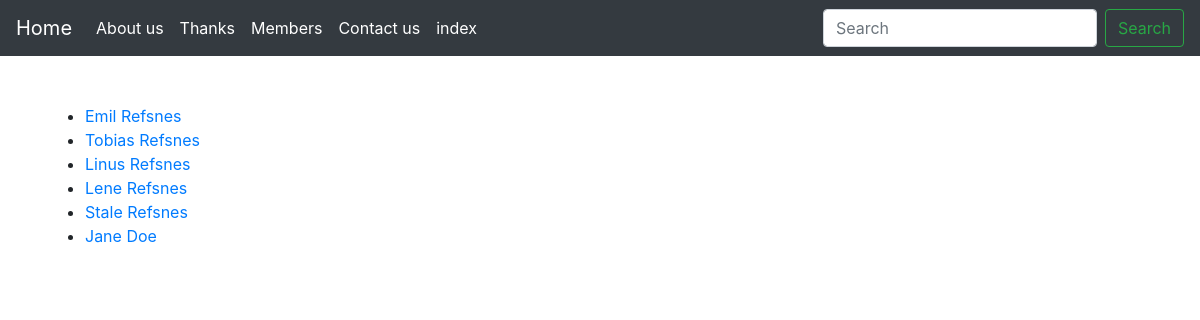
Page /members/ on the earlier database version.
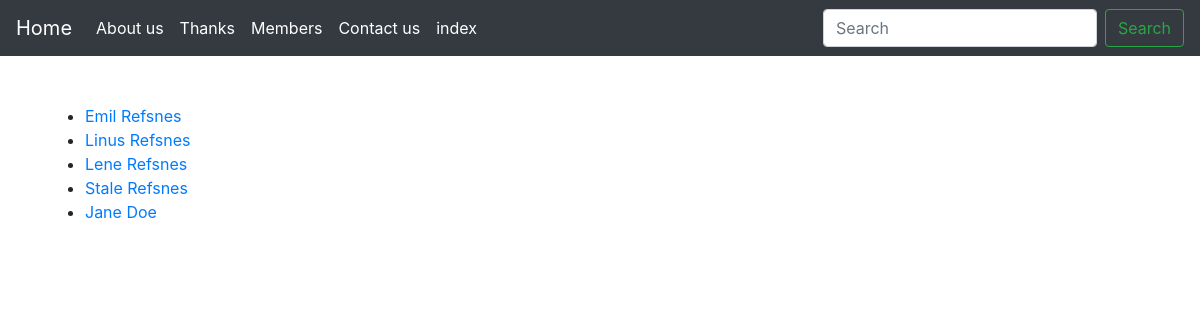
Same page on the later database version.
### myapp/models.py (models this page shows, shortened)
class Member(models.Model):
  firstname = models.CharField(max_length=255)
  lastname = models.CharField(max_length=255)
  phone = models.IntegerField(null=True)
  joined_date = models.DateField(null=True)

### myapp/views.py (the view)
# urls.py: path('members/',views.members,name='members'),
def members(request):
  mymembers = Member.objects.all().values()
  context = {
    'mymembers': mymembers,
  }
  return render(request,"all_members.html",context)

### templates/all_members.html (shortened to what this page needs)
{% extends "master.html" %}
{% block content %}
<div class="container pt-5">
<ul>
  {% for x in mymembers %}
  <li><a href="details/{{ x.id }}">{{ x.firstname }} {{ x.lastname }} </a></li>
  {% endfor %}
</ul>
</div>
{% endblock %}

### templates/master.html (shortened to what this page needs)
<!DOCTYPE html>
<html>
<head>
    <link rel="stylesheet" href="https://cdn.jsdelivr.net/npm/bootstrap@4.6.0/dist/css/bootstrap.min.css">
</head>
<body>
  <nav class="navbar-expand-lg navbar navbar-dark bg-dark sticky-top">
      <a class="navbar-brand" href="{% url 'home' %}">Home</a>
  <div class="collapse navbar-collapse " id="navbarSupportedContent">
    <ul class="navbar-nav mr-auto ">
      <li class="nav-item active ">
        <a class="nav-link" href="{% url 'about' %}">About us <span class="sr-only">(current)</span></a>
      </li>
      <li class="nav-item active">
        <a class="nav-link" href="{% url 'thankyou' %}">Thanks</a>
      </li>
      <li class="nav-item active">
        <a class="nav-link" href="{% url 'members' %}">Members</a>
      </li>
      <li class="nav-item active">
        <a class="nav-link enable" href="{% url 'contact' %}"  tabindex="-1" aria-disabled="true">Contact us</a>
      </li>
       <li class="nav-item active">
        <a class="nav-link enable" href="{% url 'index' %}"  tabindex="-1" aria-disabled="true">index</a>
      </li>
    </ul>
    <form class="form-inline my-2 my-lg-0">
      <input class="form-control mr-sm-2" type="search" placeholder="Search" aria-label="Search">
      <button class="btn btn-outline-success my-2 my-sm-0" type="submit">Search</button>
    </form>
  </div>
</nav>
{% block content %}
{% endblock %}
</body>
</html>

Differences in the rows shown:
removed Member: firstname "Tobias", lastname "Refsnes"
